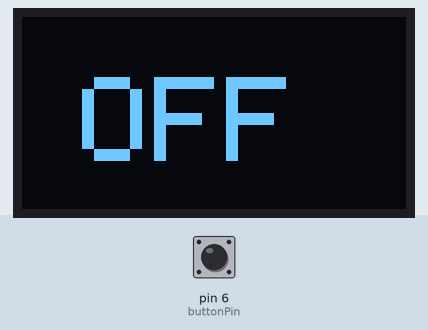
This sketch was run on a simulated Arduino Uno, built with avr-gcc and run on an emulated ATmega328P. Shown: 128×64 one-colour display. The inputs (shaded band) are chosen by the test bench; at power-on: pin 6 (buttonPin) LOW.

Above: at 1.2 s.
1.3 s: pin 6 (buttonPin) pulled HIGH for 0.15 s
At 1.9 s:
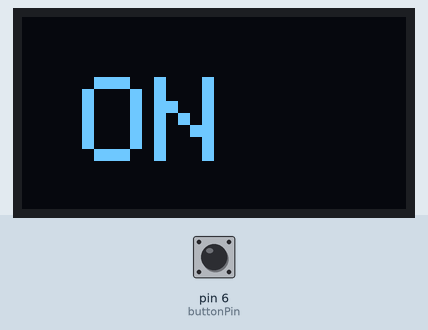
2.9 s: pin 6 (buttonPin) pulled HIGH for 1 s
At 4.3 s:
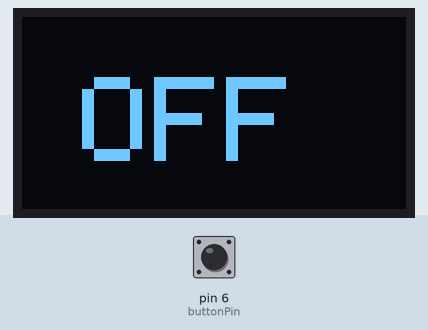
5.4 s: pin 6 (buttonPin) pulled HIGH for 3.2 s
At 6.2 s:
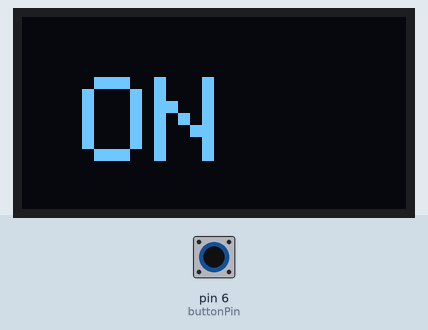
Timing chart, 0 to 8.4 s (numbered marks = the images above; inputs shaded):
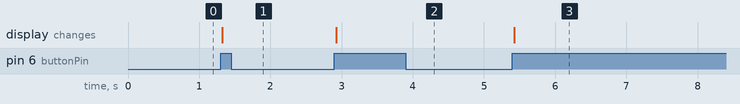

The sketch:

7-1.3.ino
```cpp
#include <Wire.h>
#include <Adafruit_GFX.h>
#include <Adafruit_SSD1306.h>

#define SCREEN_WIDTH 128
#define SCREEN_HEIGHT 64

Adafruit_SSD1306 display(SCREEN_WIDTH, SCREEN_HEIGHT, &Wire, -1);

int buttonPin = 6;

bool displayState = false;   // false = OFF, true = ON
int lastButtonState = LOW;

void setup() {
  Serial.begin(9600);

  pinMode(buttonPin, INPUT);

  if(!display.begin(SSD1306_SWITCHCAPVCC, 0x3C)) {
    Serial.println("OLED not found");
    for(;;);
  }

  display.clearDisplay();
  updateDisplay();
}

void loop() {
  int currentButtonState = digitalRead(buttonPin);

  // detect button press (LOW → HIGH)
  if (currentButtonState == HIGH && lastButtonState == LOW) {
    displayState = !displayState;  // toggle state
    updateDisplay();
    delay(200); // debounce
  }

  lastButtonState = currentButtonState;
}

void updateDisplay() {
  display.clearDisplay();

  display.setTextSize(4);
  display.setTextColor(SSD1306_WHITE);
  display.setCursor(20, 20);

  if (displayState) {
    display.println("ON");
  } else {
    display.println("OFF");
  }

  display.display();
}
```

Measured:
- after the input at 1.3 s, the display: changes at once (image 1)
- after the input at 2.9 s, the display: changes at once (image 2)
- after the input at 5.4 s, the display: changes at once (image 3)
